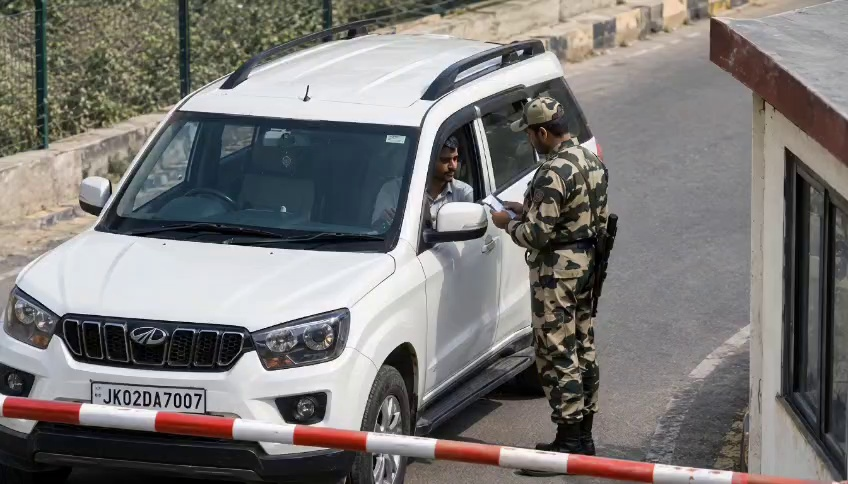
#> input picture data/frames/frame_00000.jpg, 848 x 484 px, found by its file name
$ python make_contact_sheet.py
#> lines starting #> are read from the running program, lines starting #| are printed output that depends on the picture; after the words box and inside, x2 and y2 are one past the last pixel; in counts of white or black regions, pixels touching at a corner belong together
import cv2
import os
import math

input_folder = r"C:\Border\data\frames"
output_file = r"C:\Border\data\frame_contact_sheet.jpg"

files = sorted([
    f for f in os.listdir(input_folder)
    if f.lower().endswith(".jpg")
])

if not files:
    print("No frames found.")
    exit()

# Size of each thumbnail
thumb_width = 240
thumb_height = 140

columns = 5
rows = math.ceil(len(files) / columns)

sheet = cv2.imread(os.path.join(input_folder, files[0]))
#> sheet is the input picture: shape (484, 848, 3); mean B, G, R 118.5, 120.4, 123

if sheet is None:
    print("Could not read frames.")
    exit()

contact_sheet = 255 * __import__("numpy").ones(
    (rows * thumb_height, columns * thumb_width, 3),
    dtype="uint8"
)

for i, filename in enumerate(files):

    path = os.path.join(input_folder, filename)
    image = cv2.imread(path)

    if image is None:
        continue

    image = cv2.resize(image, (thumb_width, thumb_height))
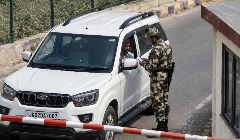
#> image: shape (140, 240, 3); mean B, G, R 118.4, 120.2, 122.9

    row = i // columns
    col = i % columns

    y1 = row * thumb_height
    y2 = y1 + thumb_height

    x1 = col * thumb_width
    x2 = x1 + thumb_width

    contact_sheet[y1:y2, x1:x2] = image
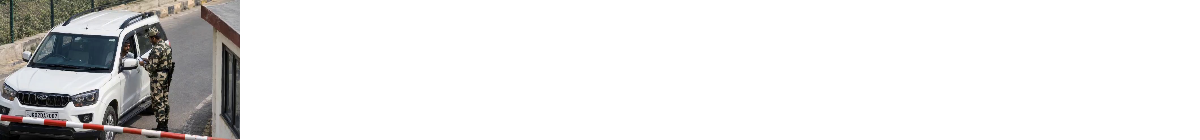
#> contact_sheet: shape (140, 1200, 3); mean B, G, R 227.7, 228.1, 228.6

    cv2.putText(
        contact_sheet,
        filename,
        (x1 + 5, y1 + 18),
        cv2.FONT_HERSHEY_SIMPLEX,
        0.45,
        (0, 0, 0),
        1
    )
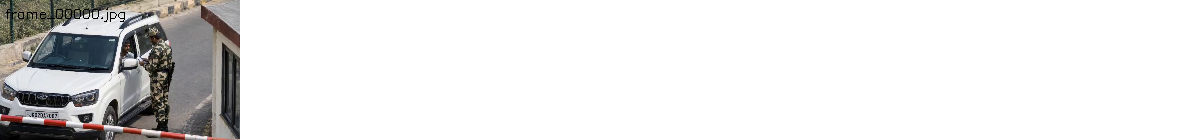
#> contact_sheet: shape (140, 1200, 3); 0.18% of pixels changed, all inside (x1, y1, x2, y2) = (6, 8, 125, 22)
#> pass 2 of the loop `for i, filename in enumerate(files):`:
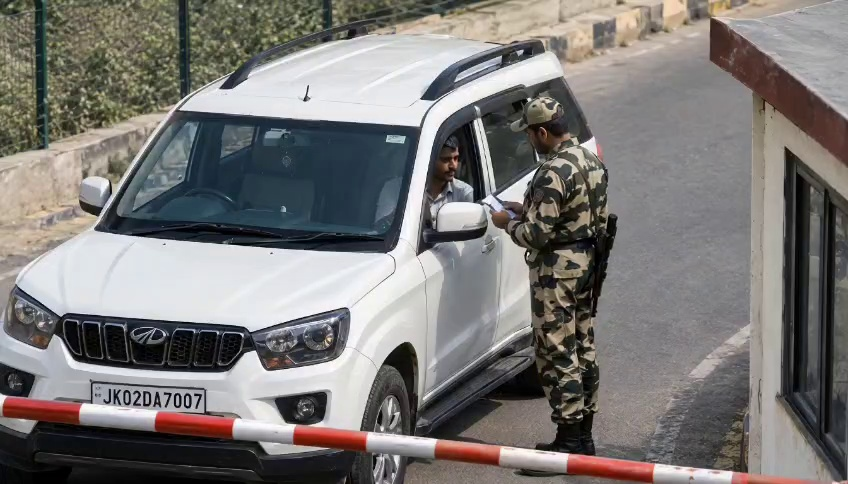
#> input picture data/frames/frame_00001.jpg, 848 x 484 px, found by its file name
#> image is the input picture: shape (484, 848, 3); mean B, G, R 118.7, 120.6, 123.2
#> `image = cv2.resize(image, (thumb_width, thumb_height))`:
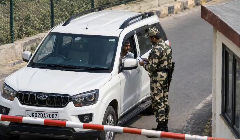
#> image: shape (140, 240, 3); mean B, G, R 118.5, 120.5, 123.1
#> `cv2.putText( contact_sheet, filename, (x1 + 5, y1 + 18), cv2.FONT_HERS..`:
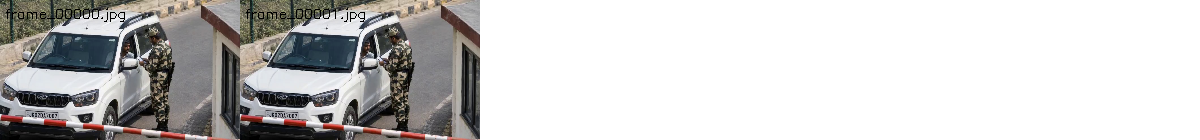
#> contact_sheet: shape (140, 1200, 3); mean B, G, R 200, 200.7, 201.7
#> pass 3 of the loop `for i, filename in enumerate(files):`:
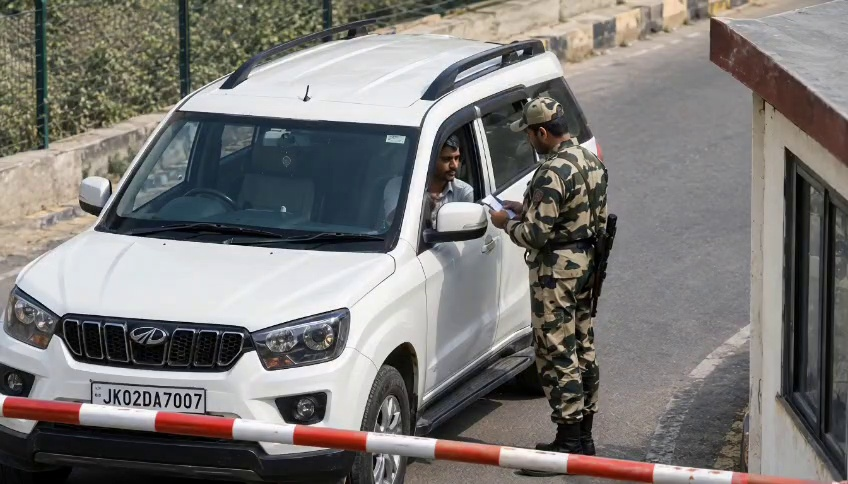
#> input picture data/frames/frame_00002.jpg, 848 x 484 px, found by its file name
#> image is the input picture: shape (484, 848, 3); mean B, G, R 118.4, 120.8, 123.4
#> `image = cv2.resize(image, (thumb_width, thumb_height))`:
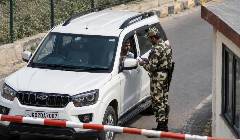
#> image: shape (140, 240, 3); mean B, G, R 118.3, 120.6, 123.3
#> `cv2.putText( contact_sheet, filename, (x1 + 5, y1 + 18), cv2.FONT_HERS..`:
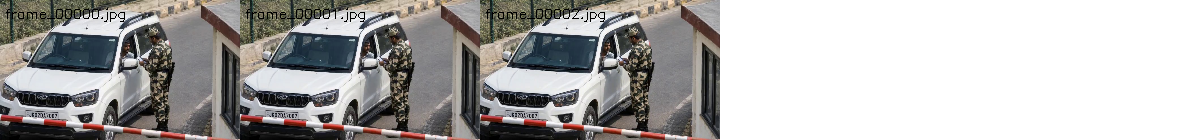
#> contact_sheet: shape (140, 1200, 3); mean B, G, R 172.4, 173.6, 175.1

cv2.imwrite(output_file, contact_sheet)

print("Contact sheet created:")
print(output_file)
